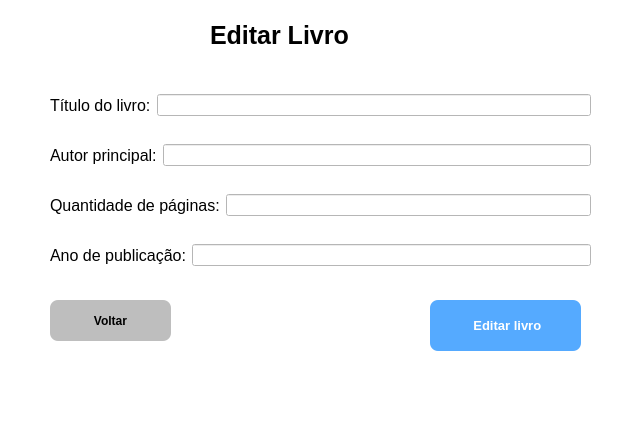
<?xml version="1.0" encoding="UTF-8"?>
<ui version="4.0">
 <class>MainWindow</class>
 <widget class="QMainWindow" name="MainWindow">
  <property name="geometry">
   <rect>
    <x>0</x>
    <y>0</y>
    <width>636</width>
    <height>444</height>
   </rect>
  </property>
  <property name="windowTitle">
   <string>MainWindow</string>
  </property>
  <property name="styleSheet">
   <string notr="true">background-color: rgb(255, 255, 255);</string>
  </property>
  <widget class="QWidget" name="centralwidget">
   <widget class="QLabel" name="label">
    <property name="geometry">
     <rect>
      <x>210</x>
      <y>10</y>
      <width>241</width>
      <height>51</height>
     </rect>
    </property>
    <property name="font">
     <font>
      <pointsize>19</pointsize>
      <weight>75</weight>
      <bold>true</bold>
     </font>
    </property>
    <property name="text">
     <string>Editar Livro</string>
    </property>
   </widget>
   <widget class="QWidget" name="horizontalLayoutWidget_4">
    <property name="geometry">
     <rect>
      <x>50</x>
      <y>230</y>
      <width>541</width>
      <height>51</height>
     </rect>
    </property>
    <layout class="QHBoxLayout" name="horizontalLayout_4">
     <item>
      <widget class="QLabel" name="label_5">
       <property name="font">
        <font>
         <pointsize>12</pointsize>
        </font>
       </property>
       <property name="text">
        <string>Ano de publicação:</string>
       </property>
      </widget>
     </item>
     <item>
      <widget class="QLineEdit" name="lineEdit_ano_publicacao"/>
     </item>
    </layout>
   </widget>
   <widget class="QWidget" name="horizontalLayoutWidget">
    <property name="geometry">
     <rect>
      <x>50</x>
      <y>80</y>
      <width>541</width>
      <height>51</height>
     </rect>
    </property>
    <layout class="QHBoxLayout" name="horizontalLayout">
     <item>
      <widget class="QLabel" name="label_2">
       <property name="font">
        <font>
         <pointsize>12</pointsize>
        </font>
       </property>
       <property name="text">
        <string>Título do livro:</string>
       </property>
      </widget>
     </item>
     <item>
      <widget class="QLineEdit" name="lineEdit_titulo_livro"/>
     </item>
    </layout>
   </widget>
   <widget class="QWidget" name="horizontalLayoutWidget_2">
    <property name="geometry">
     <rect>
      <x>50</x>
      <y>130</y>
      <width>541</width>
      <height>51</height>
     </rect>
    </property>
    <layout class="QHBoxLayout" name="horizontalLayout_2">
     <item>
      <widget class="QLabel" name="label_3">
       <property name="font">
        <font>
         <pointsize>12</pointsize>
        </font>
       </property>
       <property name="text">
        <string>Autor principal:</string>
       </property>
      </widget>
     </item>
     <item>
      <widget class="QLineEdit" name="lineEdit_autor_principal"/>
     </item>
    </layout>
   </widget>
   <widget class="QWidget" name="horizontalLayoutWidget_3">
    <property name="geometry">
     <rect>
      <x>50</x>
      <y>180</y>
      <width>541</width>
      <height>51</height>
     </rect>
    </property>
    <layout class="QHBoxLayout" name="horizontalLayout_3">
     <item>
      <widget class="QLabel" name="label_4">
       <property name="font">
        <font>
         <pointsize>12</pointsize>
        </font>
       </property>
       <property name="text">
        <string>Quantidade de páginas:</string>
       </property>
      </widget>
     </item>
     <item>
      <widget class="QLineEdit" name="lineEdit_quantidade_paginas"/>
     </item>
    </layout>
   </widget>
   <widget class="QPushButton" name="pushButton_voltar">
    <property name="geometry">
     <rect>
      <x>50</x>
      <y>300</y>
      <width>121</width>
      <height>41</height>
     </rect>
    </property>
    <property name="font">
     <font>
      <weight>75</weight>
      <bold>true</bold>
     </font>
    </property>
    <property name="cursor">
     <cursorShape>PointingHandCursor</cursorShape>
    </property>
    <property name="styleSheet">
     <string notr="true"> border-radius: 8px;
background-color: rgb(190, 190, 190);</string>
    </property>
    <property name="text">
     <string>Voltar</string>
    </property>
   </widget>
   <widget class="QPushButton" name="pushButton_add_livro">
    <property name="geometry">
     <rect>
      <x>430</x>
      <y>300</y>
      <width>151</width>
      <height>51</height>
     </rect>
    </property>
    <property name="font">
     <font>
      <pointsize>10</pointsize>
      <weight>75</weight>
      <bold>true</bold>
     </font>
    </property>
    <property name="cursor">
     <cursorShape>PointingHandCursor</cursorShape>
    </property>
    <property name="styleSheet">
     <string notr="true">background-color: rgb(85, 170, 255);
color: rgb(255, 255, 255);
 border-radius: 8px;</string>
    </property>
    <property name="text">
     <string> Editar livro</string>
    </property>
   </widget>
  </widget>
  <widget class="QMenuBar" name="menubar">
   <property name="geometry">
    <rect>
     <x>0</x>
     <y>0</y>
     <width>636</width>
     <height>26</height>
    </rect>
   </property>
  </widget>
  <widget class="QStatusBar" name="statusbar"/>
 </widget>
 <resources/>
 <connections/>
</ui>
